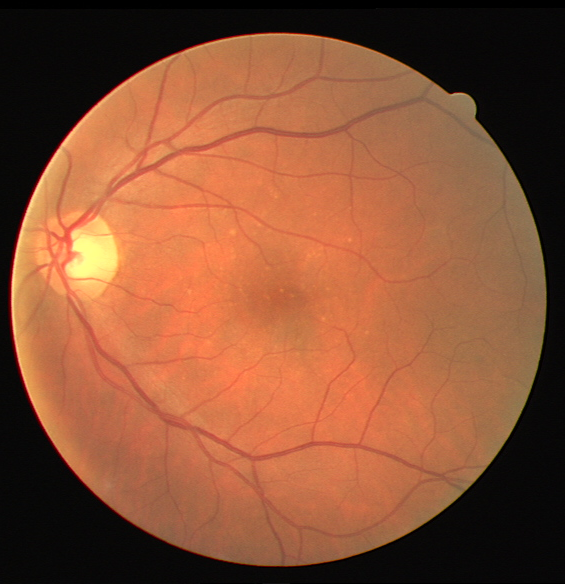
#> input picture TÉCNICAS DE VISIÓN ARTIFICIAL/Trabajo/TVAProject/input/21.png, 565 x 584 px
$ jupyter execute myretina.ipynb
#> lines starting #> are read from the running program, lines starting #| are printed output that depends on the picture; after the words box and inside, x2 and y2 are one past the last pixel; in counts of white or black regions, pixels touching at a corner belong together; long printed decimals are rounded
#> in vessel_segmentation, retinal_image is the input picture: shape (584, 565, 3); mean B, G, R 54.4, 82.8, 138.7
# Proyecto: Retina vessel segmentation

La segmentación de los vasos sanguineos de la retina del fondo del ojo es una tarea importante en el diagnóstico de enfermedades como la diabetes y la hipertension.

La meta del proyecto es desarrollar un algoritmo que permita segmentar los vasos sanguineos de la retina del fondo del ojo.

[cell 1]
import os
import cv2 as cv
from matplotlib import pyplot as plt
import numpy as np
db_path = "TVAProject"

[cell 2]
def plotter(img):
    plt.imshow(img, cmap='gray')
    plt.xticks([]), plt.yticks([])
    plt.show()

[cell 3]
def preprocess(image):
    # Convertir a modalidad LAB
    lab = cv.cvtColor(image, cv.COLOR_BGR2LAB)
#> lab: shape (584, 565, 3); mean of channels 0, 1, 2 102.4, 147.2, 152.8
    l, a, b = cv.split(lab)
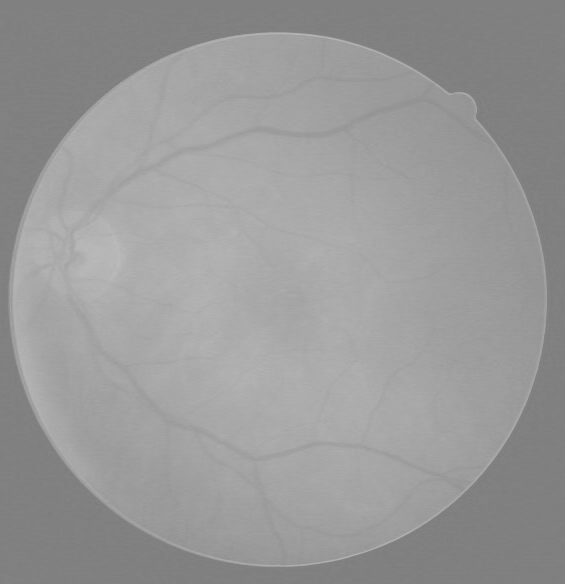
#> b: shape (584, 565); min 124, max 187, mean 152.8

    ##plotter(l)

    # Se aplica Ecualización Adaptativa de Histograma con Limitación de Contraste
    clahe = cv.createCLAHE(clipLimit=3.0)
    cl = clahe.apply(l)
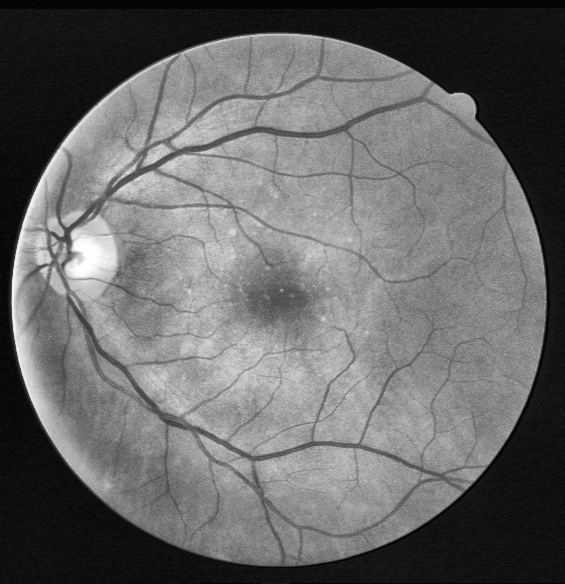
#> cl: shape (584, 565); min 1, max 254, mean 104.4
    limg = cv.merge((cl, a, b))
#> limg: shape (584, 565, 3); mean of channels 0, 1, 2 104.4, 147.2, 152.8

    ##plotter(limg)

    # Convertir de nuevo la modalidad LAB a RGB
    final = cv.cvtColor(limg, cv.COLOR_LAB2BGR)

    # Extraer canal verde
    _, green, _ = cv.split(final)

    windows = [(3,3), (5,5), (7,7), (9,9), (11,11)]

    morphed = green.copy()

    ##plotter(morphed)

    # Aplicar operaciones morfológicas con diferentes tamaños de ventana
    for window in windows:
        morphed = cv.morphologyEx(morphed, cv.MORPH_OPEN, cv.getStructuringElement(cv.MORPH_ELLIPSE, window), iterations = 1)
        morphed = cv.morphologyEx(morphed, cv.MORPH_CLOSE, cv.getStructuringElement(cv.MORPH_ELLIPSE, window), iterations = 1)
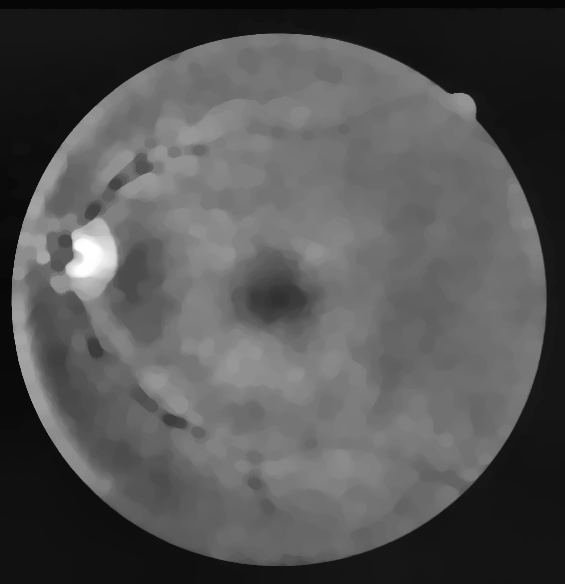
#> morphed: shape (584, 565); min 6, max 255, mean 83.8

    # Restar la imagen original del resultado de las operaciones morfológicas
    imgSubstracted = cv.subtract(morphed, green)
    imgSubstracted = clahe.apply(imgSubstracted)

    ##plotter(imgSubstracted)

    return imgSubstracted

def features(image):
    # Eliminación de contornos muy pequeños mediante umbralización para reducir el ruido
    ret, f6 = cv.threshold(image, 15, 255, cv.THRESH_BINARY)
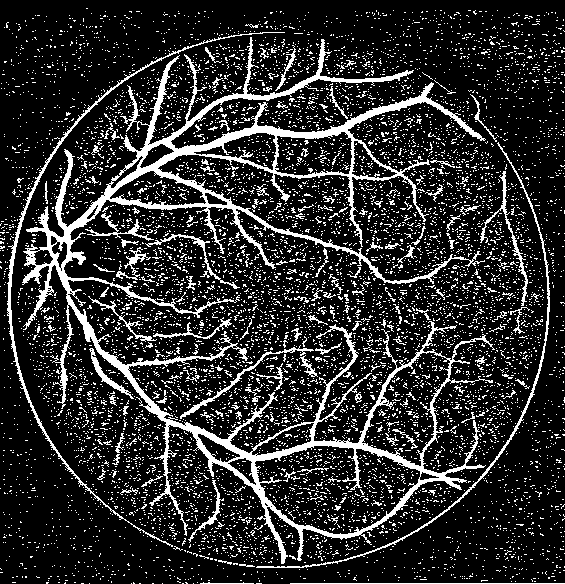
#> f6: shape (584, 565); 17.7% white; 8745 white regions (8592 under 20 px)

    #plotter(f6)

    # Creación de una máscara para aplicar sobre la imagen
    mask = np.ones(image.shape[:2], dtype='uint8') * 255
    # Encontrar contornos en la imagen
    contours, hierarchy = cv.findContours(f6.copy(), cv.RETR_TREE, cv.CHAIN_APPROX_SIMPLE)
#> contours = 8977 contours, 8914 with area under 20; largest, box (x1, y1, x2, y2) and area: (22, 37, 495, 564) 43614, (254, 445, 421, 535) 10104, (361, 351, 451, 467) 5460, (274, 131, 353, 177) 2770, (109, 170, 207, 206) 1992
    # Eliminar contornos pequeños de la máscara
    for cnt in contours:
        if cv.contourArea(cnt) <= 255:
            cv.drawContours(mask, [cnt], -1, 0, -1)
#> this loop made 8977 passes
#> cnt on passes 1 to 3: [[290, 583], [564, 583]], [[256, 583], [261, 583]], [[193, 583]]
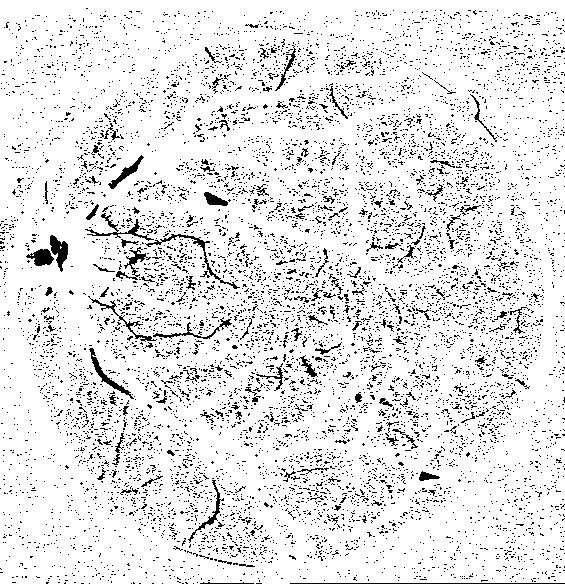
#> mask: shape (584, 565); 90.3% white; black in thin lines or dots

    # Aplicar la máscara a la imagen
    im = cv.bitwise_and(image, image, mask=mask)
    #plotter(im)

    # Invertir la imagen después de aplicar la máscara
    _, fin = cv.threshold(im, 15, 255, cv.THRESH_BINARY_INV)
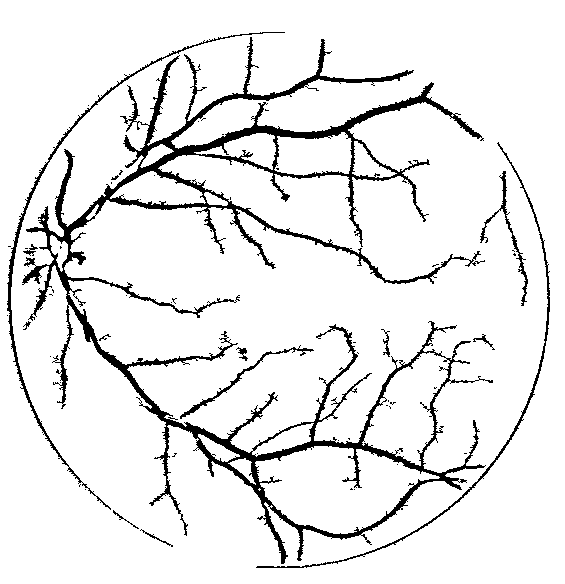
#> fin: shape (584, 565); 91.7% white; 58 black regions (45 under 20 px), largest, box (x1, y1, x2, y2) and area: (22, 37, 493, 564) 22707, (7, 32, 285, 510) 1736, (256, 142, 550, 568) 1338
    #plotter(fin)


    # Erosionar la imagen para reducir aún más el ruido
    newfin = cv.erode(fin, cv.getStructuringElement(cv.MORPH_ELLIPSE, (3,3)), iterations=1)
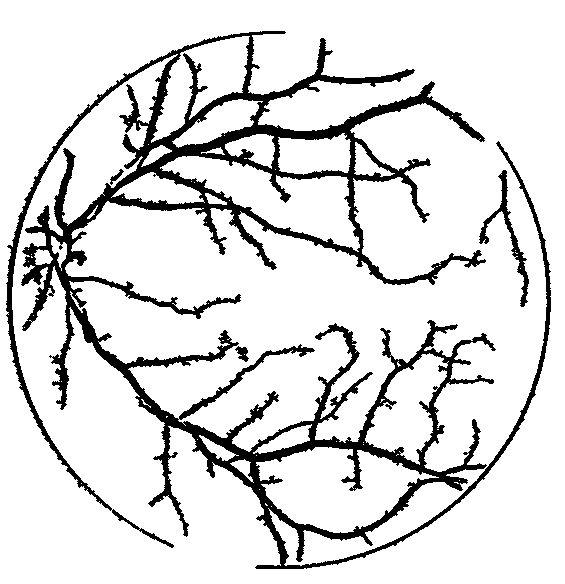
#> newfin: shape (584, 565); 86.8% white; 4 black regions, box (x1, y1, x2, y2) and area: (6, 31, 551, 569) 42496, (479, 170, 529, 307) 977, (235, 346, 249, 362) 121, (110, 169, 124, 185) 71
    #plotter(newfin)


    # Eliminar manchas (blobs) de tamaño no deseado
    fundus_eroded = cv.bitwise_not(newfin)
#> fundus_eroded: shape (584, 565); 13.2% white; 4 white regions
    xmask = np.ones(fundus_eroded.shape[:2], dtype='uint8') * 255
    xcontours, xhierarchy = cv.findContours(fundus_eroded.copy(), cv.RETR_LIST, cv.CHAIN_APPROX_SIMPLE)
#> xcontours = 162 contours, 139 with area under 20; largest, box (x1, y1, x2, y2) and area: (6, 31, 551, 569) 74250, (255, 446, 440, 534) 9568, (159, 155, 361, 253) 8226, (150, 35, 251, 144) 5082, (364, 352, 449, 466) 4954; xhierarchy = 162 rows, first 6: [1, -1, -1, -1], [2, 0, -1, -1], [3, 1, -1, -1], [4, 2, -1, -1], [5, 3, -1, -1], [6, 4, -1, -1]
    #plotter(fundus_eroded)

    # Clasificar y eliminar contornos basados en su forma y tamaño
    for cnt in xcontours:
        shape = 'unidentified'
        peri = cv.arcLength(cnt, True)
        approx = cv.approxPolyDP(cnt, 0.04 * peri, False)
        if len(approx) > 4 and cv.contourArea(cnt) <= 3000 and cv.contourArea(cnt) >= 100:
            shape = 'circle'
        else:
            shape = 'vessels'

        if(shape == 'circle'):
            cv.drawContours(xmask, [cnt], -1, 0, -1)
#> this loop made 162 passes
#> (shape, peri, approx) on passes 1, 2, 3, 5, 6, 7, 8, 9, 10, 11: ('vessels', 5.66, [[138, 529], [139, 528], [140, 529], [139, 530]]), ('vessels', 5.66, [[267, 508], [268, 507], [269, 508], [268, 509]]), ('vessels', 5.66, [[270, 506], [271, 505], [272, 506], [271, 507]]), ('vessels', 5.66, [[98, 501], [99, 500], [100, 501], [99, 502]]), ('vessels', 5.66, [[159, 499], [160, 498], [161, 499], [160, 500]]), ('vessels', 5.66, [[167, 495], [168, 494], [169, 495], [168, 496]]), ('vessels', 5.66, [[258, 489], [259, 488], [260, 489], [259, 490]]), ('vessels', 5.66, [[86, 489], [87, 488], [88, 489], [87, 490]]), ('vessels', 5.66, [[354, 488], [355, 487], [356, 488], [355, 489]]), ('vessels', 5.66, [[352, 488], [353, 487], [354, 488], [353, 489]])
#> (peri, shape) on passes 61 to 66: (5.66, 'vessels'), (5.66, 'vessels'), (5.66, 'vessels'), (515, 'vessels'), (5.66, 'vessels'), (5.66, 'vessels')
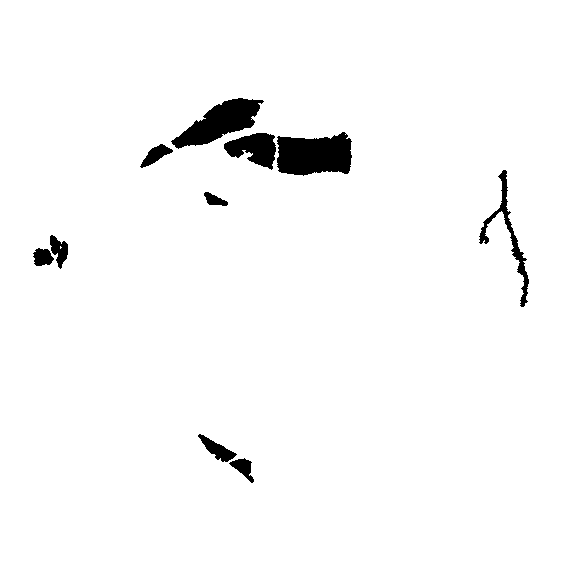
#> xmask: shape (584, 565); 97.3% white; 10 black regions, largest, box (x1, y1, x2, y2) and area: (277, 132, 352, 176) 2621, (171, 98, 264, 149) 2207, (224, 133, 276, 170) 1170

    # Aplicar la máscara final a la imagen
    finimage = cv.bitwise_and(fundus_eroded, fundus_eroded, mask=xmask)
#> finimage: shape (584, 565); 12.6% white; 4 white regions (1 under 20 px), largest, box (x1, y1, x2, y2) and area: (6, 31, 551, 569) 41480, (235, 346, 249, 362) 121, (110, 169, 124, 185) 71

    # Invertir la imagen final para resaltar los vasos sanguíneos
    blood_vessels = cv.bitwise_not(finimage)
    #plotter(blood_vessels)

    # Restar los vasos sanguíneos de un fondo blanco para mejorar el contraste
    blood_vessels = cv.subtract(255, blood_vessels)
    new1 = blood_vessels

    #plotter(new1)

    # Crear una máscara de ceros del mismo tamaño que la imagen original
    mask = np.zeros_like(new1)

    # Obtener el centro de la imagen
    height, width = new1.shape[:2]
#> height = 584; width = 565
    center = (width//2, height//2)
#> center = (282, 292)

    # Dibujar un círculo en la máscara en el centro de la imagen
    cv.circle(mask, center, 255, (255,255,255), -1)
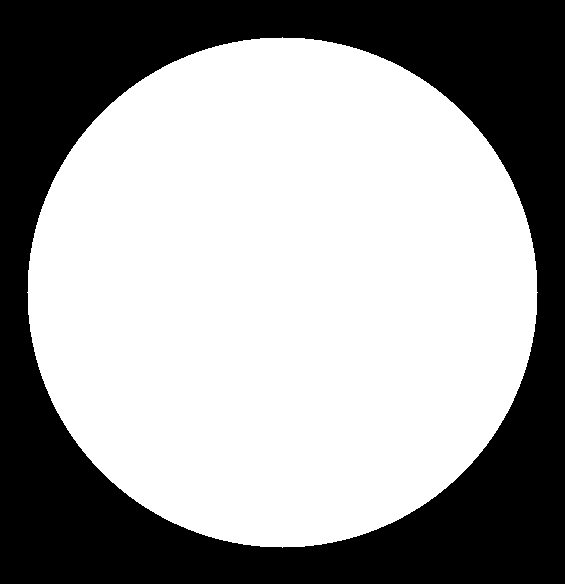
#> mask: shape (584, 565); 61.9% white; 1 black region, box (x1, y1, x2, y2) and area: (0, 0, 565, 584) 125691
    #plotter(mask)

    # Sustraer la máscara de la imagen original para posiblemente centrar los vasos sanguíneos
    result = cv.bitwise_and(new1, mask)
#> result: shape (584, 565); 10.5% white; 4 white regions (1 under 20 px), largest, box (x1, y1, x2, y2) and area: (28, 39, 496, 548) 34601, (235, 346, 249, 362) 121, (110, 169, 124, 185) 71
    #plotter(result)

    # Erosionar la imagen para eliminar objetos más pequeños
    kernel = np.ones((2,2), np.uint8)
    result = cv.erode(result, kernel, iterations=1)
#> result: shape (584, 565); 7.9% white; 22 white regions (14 under 20 px), largest, box (x1, y1, x2, y2) and area: (29, 40, 494, 547) 24998, (180, 346, 314, 420) 582, (382, 329, 391, 358) 106
    #plotter(result)

    return result


def vessel_segmentation(input_image):
    # Step1: Read the retinal image
    retinal_image = cv.imread(input_image, cv.IMREAD_COLOR)
    # Step2: Abstract the green channel of the input image
    green = preprocess(retinal_image)
    img = features(green)
    return img


# Apply the vessel segmentation function to the uploaded image
input_image_path = 'TVAProject/input/21.png'
segmented_image_result = vessel_segmentation(input_image_path)

# Plot the results
plt.imshow(segmented_image_result, cmap='gray')
#dont show the axis
plt.axis('off')
plt.show()


# Plot the results
img = cv.imread('TVAProject/gt/21.png', cv.IMREAD_GRAYSCALE)
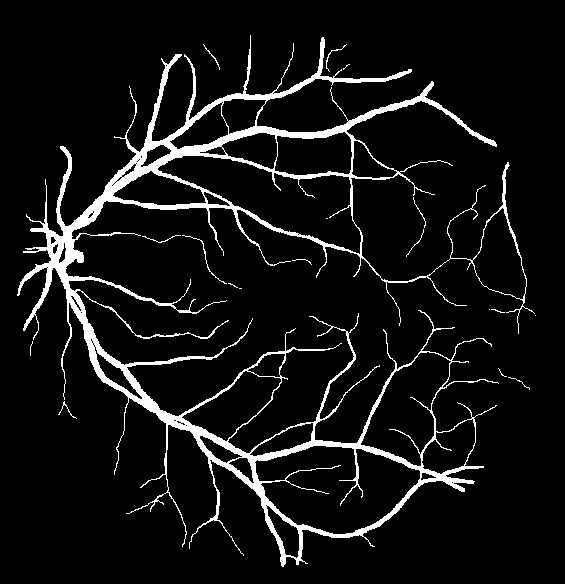
#> input picture TÉCNICAS DE VISIÓN ARTIFICIAL/Trabajo/TVAProject/gt/21.png, 565 x 584 px
#> img: shape (584, 565); 7.5% white; 19 white regions (9 under 20 px), largest, box (x1, y1, x2, y2) and area: (17, 35, 535, 567) 24216, (182, 235, 227, 284) 83, (326, 44, 347, 72) 47
plt.imshow(img, cmap='gray')
#dont show the axis
plt.axis('off')
plt.show()

# Save the results
output_image_path = 'save.png'
cv.imwrite(output_image_path, segmented_image_result)
#> Out = True

[cell 4]
def single_IoU(img_name):

    # Apply segmentation
#> called with img_name = '21.png'
    input_img = os.path.join(db_path, 'input', img_name)
    obtained = vessel_segmentation(input_img)
#> the loop in features (call 2), `for cnt in contours:` made 8977 passes
#> the loop in features (call 2), `for cnt in xcontours:` made 162 passes

    # Path of the target (ground truth) image
    path_target = os.path.join(db_path, 'gt', img_name)
    solution = cv.imread(path_target, cv.IMREAD_GRAYSCALE)

    # Show obtained results
    plt.imshow(obtained, cmap=plt.get_cmap('gray'))
    plt.show()

    # IoU calculation
    intersectionAB = cv.countNonZero(obtained & solution)
#> intersectionAB = 17130
    unionAB = cv.countNonZero(obtained | solution)
#> unionAB = 33519
    score = intersectionAB / unionAB
#> score = 0.511
    print("Image {} - IoU={}".format(path_input, score))
#| Image TVAProject/input - IoU=0.5111

    return score

[cell 5]
meanIoU=0

path_input = os.path.join(db_path, 'input')

# List images in input folder
imgs = [f for f in os.listdir(path_input) if f.endswith('.png')]
print(imgs)

# Calculate IoU for each image and get meanIoU
for img in imgs:
    meanIoU += single_IoU(img)
#> meanIoU = 0.511

# Average
meanIoU /= len(imgs)
print("------------------------------------")
print("Mean IoU={}".format(meanIoU))
#| Mean IoU=0.5111
